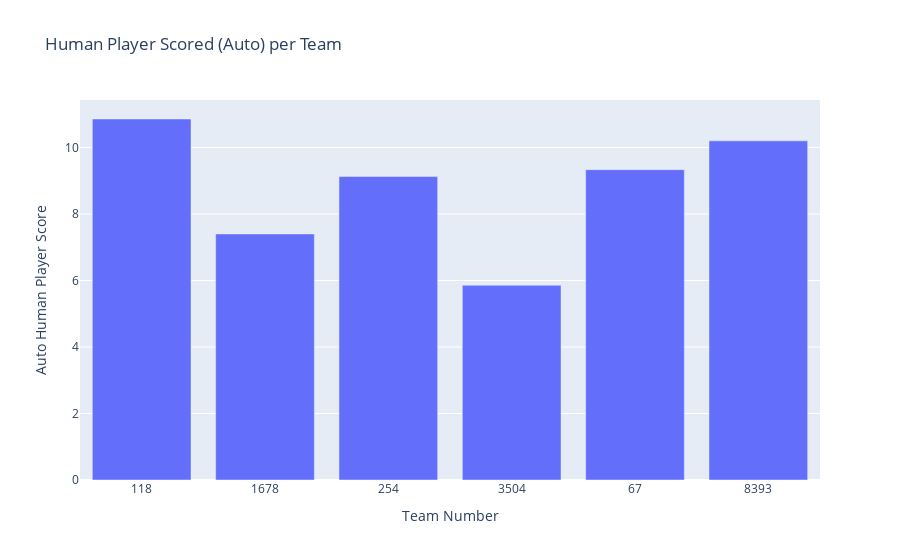

The cell this chart's notebook holds for it:
### Code cell
fig = px.bar(avg_6_teams, y="Auto Human Player Score", title="Human Player Scored (Auto) per Team")
fig.show()

### Figure 1 — Plotly figure (JSON) as saved in the notebook; plotly's stock layout.template omitted (floating-point values rounded to 4 significant figures)
{"data": [{"hovertemplate": "Team Number=%{x}<br>Auto Human Player Score=%{y}<extra></extra>", "legendgroup": "", "marker": {"color": "#636efa", "pattern": {"shape": ""}}, "name": "", "orientation": "v", "showlegend": false, "textposition": "auto", "type": "bar", "x": ["118", "1678", "254", "3504", "67", "8393"], "xaxis": "x", "y": [10.86, 7.4, 9.125, 5.857, 9.333, 10.2], "yaxis": "y"}], "layout": {"barmode": "relative", "legend": {"tracegroupgap": 0}, "title": {"text": "Human Player Scored (Auto) per Team"}, "xaxis": {"anchor": "y", "domain": [0, 1], "title": {"text": "Team Number"}}, "yaxis": {"anchor": "x", "domain": [0, 1], "title": {"text": "Auto Human Player Score"}}}}
